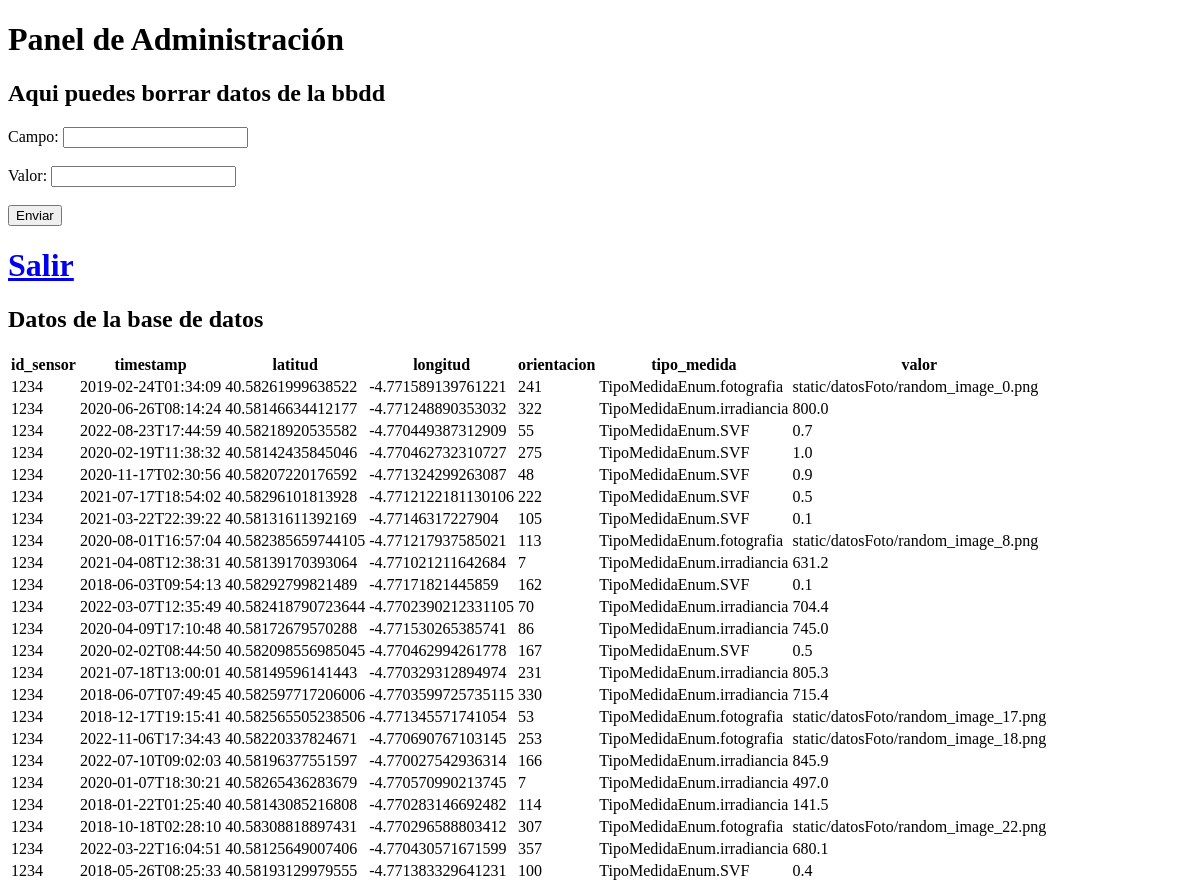
The app's page /admin/DatoSensor (signed in), older data.
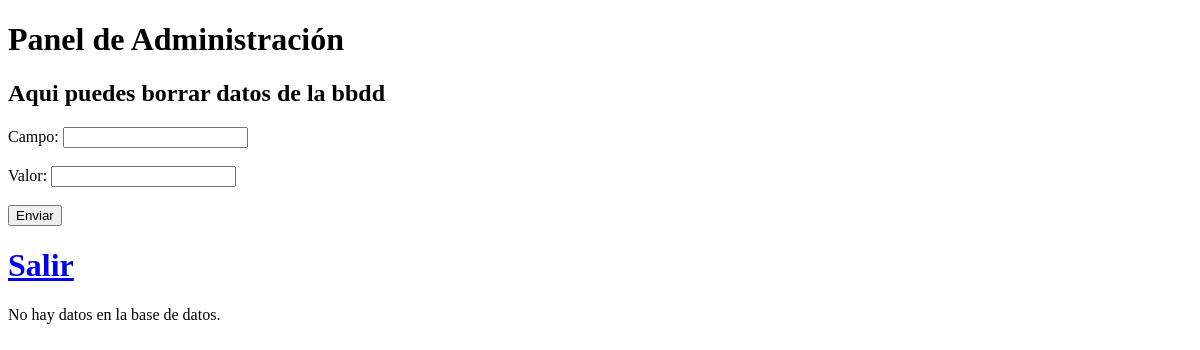
The same page, newer data.
### models.py (models this page shows, shortened)
class DatoSensor(db.Base):
    __tablename__ = 'DatoSensor'
    id = Column(Integer, primary_key=True)
    id_sensor = Column(Integer, nullable=False)
    timestamp = Column(String(25), nullable=False)
    latitud = Column(Float, nullable=False)
    longitud = Column(Float, nullable=False)
    orientacion = Column(Integer,nullable=False)
    inclinacion = Column(Integer,nullable=False)
    tipo_medida = Column(Enum(TipoMedidaEnum),nullable=False)
    valor = Column(String(200), nullable=False)

### app.py (the view, shortened to what this page needs)
@app.route('/admin/DatoSensor',methods=['GET', 'POST'])
def adminSensor():
    if 'authenticated' in session:
        datos = db.session.query(DatoSensor).all()
        return render_template('admin_sensor.html',datos=datos)
    else:
        return redirect(url_for('admin'))

### templates/admin_sensor.html (shortened to what this page needs)
<!DOCTYPE html>
<html>
<head>
</head>
<body>
    <h1>Panel de Administración</h1>
    <h2>Aqui puedes borrar datos de la bbdd</h2>
    <form action="/admin/DatoSensor" method="POST">
        <label for="atributo">Campo:</label>
        <input type="text" name="atributo" id="atributo" required><br><br>
        <label for="valor">Valor:</label>
        <input type="text" name="valor" id="valor" required><br><br>
        <input type="submit" value="Enviar">
    </form>
    <h1>  <a href="/admin">Salir</a> </h1>
    {% if datos %}
    <h2>Datos de la base de datos</h2>
    <table>
        <thead>
            <tr>
                <th>id_sensor</th>
                <th>timestamp</th>
                <th>latitud</th>
                <th>longitud</th>
                <th>orientacion</th>
                <th>tipo_medida</th>
                <th>valor</th>
            </tr>
        </thead>
        <tbody>
            {% for dato in datos %}
                <tr>
                    <td>{{ dato.id_sensor }}</td>
                    <td>{{ dato.timestamp }}</td>
                    <td>{{ dato.latitud }}</td>
                    <td>{{ dato.longitud }}</td>
                    <td>{{ dato.orientacion }}</td>
                    <td>{{ dato.tipo_medida }}</td>
                    <td>{{ dato.valor }}</td>
                </tr>
            {% endfor %}
        </tbody>
    </table>
{% else %}
    <p>No hay datos en la base de datos.</p>
{% endif %}
</body>
</html>

Row changes from the older to the newer data that the page shows:
removed DatoSensor: id_sensor "1234", timestamp "2019-02-24T01:34:09", latitud "40.58261999638522", longitud "-4.771589139761221", orientacion "241", tipo_medida "TipoMedidaEnum.fotografia", valor "static/datosFoto/random_image_0.png"
removed DatoSensor: id_sensor "1234", timestamp "2020-06-26T08:14:24", latitud "40.58146634412177", longitud "-4.771248890353032", orientacion "322", tipo_medida "TipoMedidaEnum.irradiancia", valor "800.0"
removed DatoSensor: id_sensor "1234", timestamp "2022-08-23T17:44:59", latitud "40.58218920535582", longitud "-4.770449387312909", orientacion "55", tipo_medida "TipoMedidaEnum.SVF", valor "0.7"
removed DatoSensor: id_sensor "1234", timestamp "2020-02-19T11:38:32", latitud "40.58142435845046", longitud "-4.770462732310727", orientacion "275", tipo_medida "TipoMedidaEnum.SVF", valor "1.0"
removed DatoSensor: id_sensor "1234", timestamp "2020-11-17T02:30:56", latitud "40.58207220176592", longitud "-4.771324299263087", orientacion "48", tipo_medida "TipoMedidaEnum.SVF", valor "0.9"
removed DatoSensor: id_sensor "1234", timestamp "2021-07-17T18:54:02", latitud "40.58296101813928", longitud "-4.7712122181130106", orientacion "222", tipo_medida "TipoMedidaEnum.SVF", valor "0.5"
removed DatoSensor: id_sensor "1234", timestamp "2021-03-22T22:39:22", latitud "40.58131611392169", longitud "-4.77146317227904", orientacion "105", tipo_medida "TipoMedidaEnum.SVF", valor "0.1"
removed DatoSensor: id_sensor "1234", timestamp "2020-08-01T16:57:04", latitud "40.582385659744105", longitud "-4.771217937585021", orientacion "113", tipo_medida "TipoMedidaEnum.fotografia", valor "static/datosFoto/random_image_8.png"
removed DatoSensor: id_sensor "1234", timestamp "2021-04-08T12:38:31", latitud "40.58139170393064", longitud "-4.771021211642684", orientacion "7", tipo_medida "TipoMedidaEnum.irradiancia", valor "631.2"
removed DatoSensor: id_sensor "1234", timestamp "2018-06-03T09:54:13", latitud "40.58292799821489", longitud "-4.77171821445859", orientacion "162", tipo_medida "TipoMedidaEnum.SVF", valor "0.1"
removed DatoSensor: id_sensor "1234", timestamp "2022-03-07T12:35:49", latitud "40.582418790723644", longitud "-4.7702390212331105", orientacion "70", tipo_medida "TipoMedidaEnum.irradiancia", valor "704.4"
removed DatoSensor: id_sensor "1234", timestamp "2020-04-09T17:10:48", latitud "40.58172679570288", longitud "-4.771530265385741", orientacion "86", tipo_medida "TipoMedidaEnum.irradiancia", valor "745.0"
removed DatoSensor: id_sensor "1234", timestamp "2020-02-02T08:44:50", latitud "40.582098556985045", longitud "-4.770462994261778", orientacion "167", tipo_medida "TipoMedidaEnum.SVF", valor "0.5"
removed DatoSensor: id_sensor "1234", timestamp "2021-07-18T13:00:01", latitud "40.58149596141443", longitud "-4.770329312894974", orientacion "231", tipo_medida "TipoMedidaEnum.irradiancia", valor "805.3"
removed DatoSensor: id_sensor "1234", timestamp "2018-06-07T07:49:45", latitud "40.582597717206006", longitud "-4.7703599725735115", orientacion "330", tipo_medida "TipoMedidaEnum.irradiancia", valor "715.4"
removed DatoSensor: id_sensor "1234", timestamp "2018-12-17T19:15:41", latitud "40.582565505238506", longitud "-4.771345571741054", orientacion "53", tipo_medida "TipoMedidaEnum.fotografia", valor "static/datosFoto/random_image_17.png"
removed DatoSensor: id_sensor "1234", timestamp "2022-11-06T17:34:43", latitud "40.58220337824671", longitud "-4.770690767103145", orientacion "253", tipo_medida "TipoMedidaEnum.fotografia", valor "static/datosFoto/random_image_18.png"
removed DatoSensor: id_sensor "1234", timestamp "2022-07-10T09:02:03", latitud "40.58196377551597", longitud "-4.770027542936314", orientacion "166", tipo_medida "TipoMedidaEnum.irradiancia", valor "845.9"
removed DatoSensor: id_sensor "1234", timestamp "2020-01-07T18:30:21", latitud "40.58265436283679", longitud "-4.770570990213745", orientacion "7", tipo_medida "TipoMedidaEnum.irradiancia", valor "497.0"
removed DatoSensor: id_sensor "1234", timestamp "2018-01-22T01:25:40", latitud "40.58143085216808", longitud "-4.770283146692482", orientacion "114", tipo_medida "TipoMedidaEnum.irradiancia", valor "141.5"
removed DatoSensor: id_sensor "1234", timestamp "2018-10-18T02:28:10", latitud "40.58308818897431", longitud "-4.770296588803412", orientacion "307", tipo_medida "TipoMedidaEnum.fotografia", valor "static/datosFoto/random_image_22.png"
removed DatoSensor: id_sensor "1234", timestamp "2022-03-22T16:04:51", latitud "40.58125649007406", longitud "-4.770430571671599", orientacion "357", tipo_medida "TipoMedidaEnum.irradiancia", valor "680.1"
removed DatoSensor: id_sensor "1234", timestamp "2018-05-26T08:25:33", latitud "40.58193129979555", longitud "-4.771383329641231", orientacion "100", tipo_medida "TipoMedidaEnum.SVF", valor "0.4"
Text that changed along with them:
text no longer shown: "Datos de la base de datos id_sensor timestamp latitud longitud orientacion tipo_medida valor"
text now shown: "No hay datos en la base de datos."
